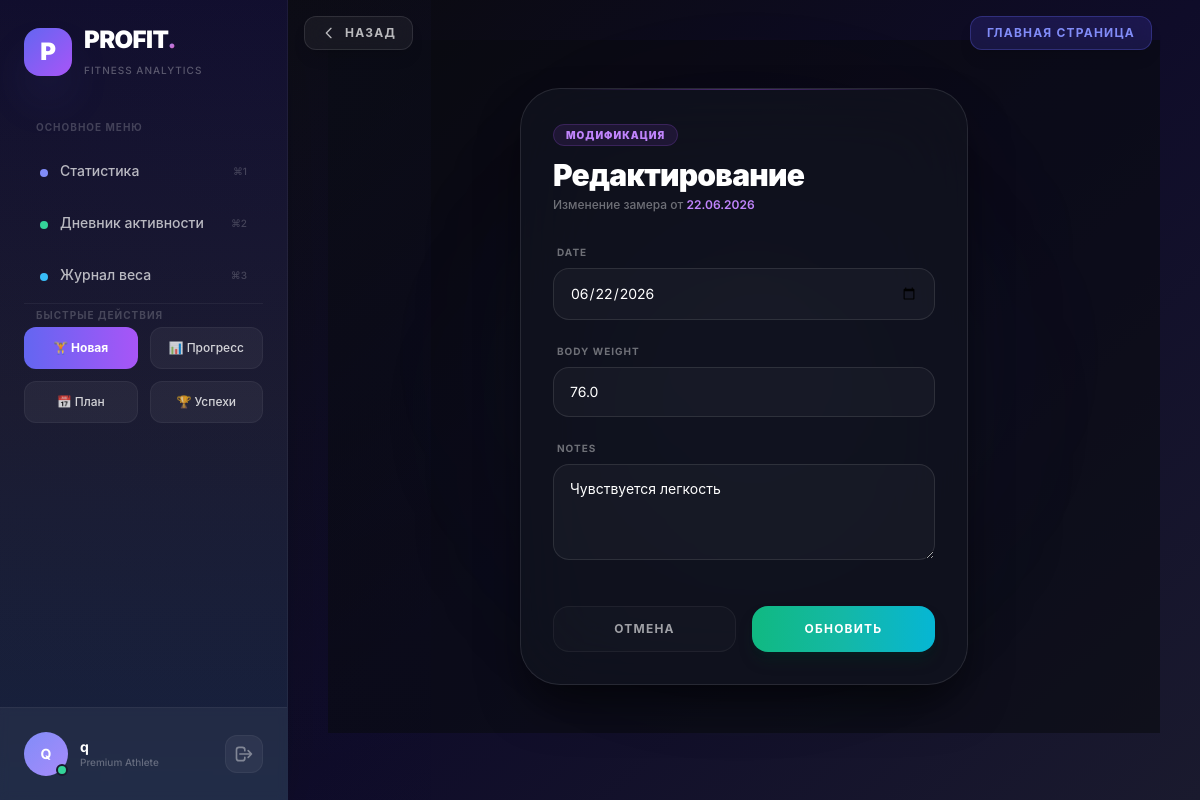
Screenshot of /analytics/progress/4/edit/ (signed in) with the database file from the repository.
### apps/analytics/models.py (models this page shows, shortened)
class UserProgress(models.Model):
    user = models.ForeignKey(User, on_delete=models.CASCADE, related_name='progress')
    date = models.DateField()
    body_weight = models.FloatField()
    notes = models.TextField(blank=True, null=True)
    class Meta:
        verbose_name = 'Прогресс пользователя'
        verbose_name_plural = 'Прогресс пользователей'
        ordering = ['-date']

### apps/analytics/views.py (the view, shortened to what this page needs)
# urls.py: path('progress/<int:pk>/edit/', EditProgressView.as_view(), name='edit_progress'),
class EditProgressView(LoginRequiredMixin, View):
    def get(self, request, pk):
        progress = get_object_or_404(UserProgress, pk=pk, user=request.user)
        form = UserProgressForm(instance=progress)
        return render(request, 'analytics/progress_edit.html', {'form': form, 'progress': progress})

### templates/analytics/progress_edit.html (shortened to what this page needs)
{% extends 'base.html' %}
{% block content %}
<div class="min-h-[80vh] flex items-center justify-center py-12 px-4 bg-[#090a10]/60 relative">
    <div class="absolute top-1/4 left-1/3 w-72 h-72 bg-purple-600/10 rounded-full blur-[120px] pointer-events-none"></div>
    <div class="absolute bottom-1/4 right-1/3 w-72 h-72 bg-emerald-600/10 rounded-full blur-[120px] pointer-events-none"></div>
    <div class="max-w-md w-full bg-[#11131e]/80 backdrop-blur-2xl p-8 rounded-[2.5rem] border border-white/10 relative overflow-hidden shadow-[0_25px_50px_-12px_rgba(0,0,0,0.7)] group hover:border-white/15 transition-all duration-500">
        <div class="absolute top-0 left-10 right-10 h-[1px] bg-gradient-to-r from-transparent via-purple-500/40 to-transparent"></div>
        <div class="mb-8 relative z-10">
            <span class="px-3 py-1 bg-purple-500/10 border border-purple-500/20 text-purple-400 text-[10px] font-black uppercase tracking-widest rounded-full">Модификация</span>
            <h3 class="text-3xl font-black text-white tracking-tight mt-3">Редактирование</h3>
            <p class="text-xs text-white/40 font-medium mt-1">Изменение замера от <span class="text-purple-400 font-semibold">{{ progress.date|date:"d.m.Y" }}</span></p>
        </div>
        <form method="post" class="space-y-6 relative z-10">
            {% for field in form %}
            <div class="space-y-2">
                <label class="block text-[10px] font-bold text-white/40 uppercase tracking-widest pl-1">{{ field.label }}</label>
                <div class="relative w-full
                    [&_input]:w-full [&_input]:bg-white/[0.03] [&_input]:border [&_input]:border-white/10 [&_input]:rounded-2xl [&_input]:px-4 [&_input]:py-3.5 [&_input]:text-sm [&_input]:text-white [&_input]:placeholder-white/20 [&_input]:transition-all [&_input]:duration-300
                    [&_input:focus]:bg-white/[0.07] [&_input:focus]:border-purple-500 [&_input:focus]:ring-4 [&_input:focus]:ring-purple-500/10 [&_input:focus]:outline-none
                    [&_textarea]:w-full [&_textarea]:bg-white/[0.03] [&_textarea]:border [&_textarea]:border-white/10 [&_textarea]:rounded-2xl [&_textarea]:px-4 [&_textarea]:py-3.5 [&_textarea]:text-sm [&_textarea]:text-white [&_textarea]:placeholder-white/20 [&_textarea]:transition-all [&_textarea]:duration-300 [&_textarea]:h-24
                    [&_textarea:focus]:bg-white/[0.07] [&_textarea:focus]:border-purple-500 [&_textarea:focus]:ring-4 [&_textarea:focus]:ring-purple-500/10 [&_textarea:focus]:outline-none">
                    {{ field }}
                </div>
            </div>
            {% endfor %}
            <div class="flex gap-4 pt-4">
                <a href="{% url 'analytics:progress_log' %}" class="w-1/2 py-3.5 bg-white/[0.02] hover:bg-white/[0.06] text-white/60 hover:text-white font-bold rounded-2xl border border-white/5 hover:border-white/10 transition-all duration-300 text-xs uppercase tracking-widest text-center block">
                    Отмена
                </a>
                <button type="submit" class="w-1/2 py-3.5 bg-gradient-to-r from-emerald-500 via-teal-500 to-cyan-500 hover:opacity-90 active:scale-95 text-white font-bold rounded-2xl shadow-lg shadow-emerald-950/40 transition-all duration-300 text-xs uppercase tracking-widest">
                    Обновить
                </button>
            </div>
        </form>
    </div>
</div>
{% endblock %}

### templates/base.html (shortened to what this page needs)
<!DOCTYPE html>
<html lang="ru">
<head>
    <script src="https://cdn.tailwindcss.com"></script>
</head>
<body class="bg-[#0a0a0f]">
    <div class="fixed top-0 left-0 w-full p-4 z-50 flex justify-between items-center pointer-events-none ml-72 max-w-[calc(100%-18rem)]">
        <button onclick="history.back()" class="pointer-events-auto flex items-center gap-2 px-4 py-2 bg-white/5 backdrop-blur-md border border-white/10 rounded-xl text-white/70 hover:text-white hover:bg-white/10 transition-all text-xs font-bold uppercase tracking-widest shadow-lg">
            <svg class="w-4 h-4" fill="none" stroke="currentColor" viewBox="0 0 24 24"><path stroke-linecap="round" stroke-linejoin="round" stroke-width="2" d="M15 19l-7-7 7-7"/></svg>
            Назад
        </button>
        <a href="{% url 'home' %}" class="pointer-events-auto px-4 py-2 bg-indigo-600/20 backdrop-blur-md border border-indigo-500/30 rounded-xl text-indigo-400 hover:text-white hover:bg-indigo-600 transition-all text-xs font-bold uppercase tracking-widest shadow-lg mr-8">
            Главная страница
        </a>
    </div>
    <aside class="fixed inset-y-0 left-0 w-72 bg-gradient-to-b from-[#0f0c29] via-[#1a1a2e] to-[#16213e] border-r border-white/5 shadow-2xl z-40 flex flex-col sidebar-mobile md:translate-x-0">
        <div class="sidebar-glow"></div>
        <div class="p-6 relative">
            <div class="flex items-center gap-3 mb-10">
                <div class="w-12 h-12 rounded-2xl bg-gradient-to-br from-indigo-500 to-purple-500 flex items-center justify-center shadow-2xl shadow-indigo-500/30 relative group">
                    <span class="text-white font-black text-2xl">P</span>
                </div>
                <div>
                    <h1 class="text-2xl font-black tracking-tight text-white">
                        PROFIT<span class="gradient-text">.</span>
                    </h1>
                    <span class="text-[10px] font-medium text-white/30 tracking-widest uppercase">Fitness Analytics</span>
                </div>
            </div>
            {% if user.is_authenticated %}
            <nav class="space-y-1">
                <p class="text-[10px] font-bold text-white/20 uppercase tracking-widest mb-3 pl-3">Основное меню</p>
                <a href="{% url 'analytics:dashboard' %}" class="nav-item flex items-center gap-3 px-4 py-3 rounded-xl text-white/70 hover:text-white transition-all duration-300 group">
                    <div class="relative">
                        <span class="nav-indicator w-2 h-2 rounded-full bg-indigo-400 inline-block group-hover:shadow-indigo-400/50"></span>
                    </div>
                    <span class="font-medium text-sm group-hover:translate-x-1 transition-transform">Статистика</span>
                    <span class="ml-auto text-[10px] text-white/20 font-medium">⌘1</span>
                </a>
                <a href="{% url 'workouts:workout_list' %}" class="nav-item flex items-center gap-3 px-4 py-3 rounded-xl text-white/70 hover:text-white transition-all duration-300 group">
                    <div class="relative">
                        <span class="nav-indicator w-2 h-2 rounded-full bg-emerald-400 inline-block group-hover:shadow-emerald-400/50"></span>
                    </div>
                    <span class="font-medium text-sm group-hover:translate-x-1 transition-transform">Дневник активности</span>
                    <span class="ml-auto text-[10px] text-white/20 font-medium">⌘2</span>
                </a>
                <a href="{% url 'analytics:progress_log' %}" class="nav-item flex items-center gap-3 px-4 py-3 rounded-xl text-white/70 hover:text-white transition-all duration-300 group">
                    <div class="relative">
                        <span class="nav-indicator w-2 h-2 rounded-full bg-sky-400 inline-block group-hover:shadow-sky-400/50"></span>
                    </div>
                    <span class="font-medium text-sm group-hover:translate-x-1 transition-transform">Журнал веса</span>
                    <span class="ml-auto text-[10px] text-white/20 font-medium">⌘3</span>
                </a>
                <div class="h-px bg-white/5 my-6"></div>
                <p class="text-[10px] font-bold text-white/20 uppercase tracking-widest mb-3 pl-3">Быстрые действия</p>
                <div class="grid grid-cols-2 gap-3">
                    <a href="{% url 'workouts:workout_add' %}" class="px-4 py-3 bg-gradient-to-r from-indigo-500 to-purple-500 rounded-xl text-white text-xs font-bold hover:scale-[1.02] transition-transform flex items-center justify-center text-center">🏋️ Новая</a>
                    <a href="{% url 'analytics:progress_log' %}" class="px-4 py-3 bg-white/5 rounded-xl text-white/80 text-xs font-medium hover:bg-white/10 border border-white/5 flex items-center justify-center text-center">📊 Прогресс</a>
                    <a href="{% url 'workouts:schedule' %}" class="px-4 py-3 bg-white/5 rounded-xl text-white/80 text-xs font-medium hover:bg-white/10 border border-white/5 flex items-center justify-center text-center">📅 План</a>
                    <a href="{% url 'analytics:achievements' %}" class="px-4 py-3 bg-white/5 rounded-xl text-white/80 text-xs font-medium hover:bg-white/10 border border-white/5 flex items-center justify-center text-center">🏆 Успехи</a>
                </div>
            </nav>
            {% endif %}
        </div>
        {% if user.is_authenticated %}
        <div class="p-6 border-t border-white/5 bg-white/5 backdrop-blur-sm relative mt-auto">
            <div class="flex items-center justify-between">
                <div class="flex items-center gap-3">
                    <div class="relative">
                        <div class="user-avatar w-11 h-11 rounded-full flex items-center justify-center text-white font-bold text-sm">
                            {{ user.username|slice:":2"|upper }}
                        </div>
                        <span class="online-dot absolute bottom-0 right-0 w-3 h-3 bg-emerald-400 rounded-full border-2 border-[#1a1a2e]"></span>
                    </div>
                    <div>
                        <p class="text-sm font-bold text-white leading-tight">{{ user.username }}</p>
                        <p class="text-[10px] text-white/30 font-medium">Premium Athlete</p>
                    </div>
                </div>
                <form action="{% url 'users:login' %}" method="post">
                    <button type="submit" class="p-2 rounded-xl bg-white/5 hover:bg-rose-500/20 hover:text-rose-400 text-white/40 transition-all duration-300 group border border-white/5 hover:border-rose-500/30" title="Выйти">
                        <svg class="w-5 h-5 group-hover:rotate-12 transition-transform" fill="none" stroke="currentColor" viewBox="0 0 24 24">
                            <path stroke-linecap="round" stroke-linejoin="round" stroke-width="2" d="M17 16l4-4m0 0l-4-4m4 4H7m6 4v1a3 3 0 01-3 3H6a3 3 0 01-3-3V7a3 3 0 013-3h4a3 3 0 013 3v1"/>
                        </svg>
                    </button>
                </form>
            </div>
        </div>
        {% endif %}
    </aside>
    <main class="md:ml-72 min-h-screen bg-gradient-to-br from-[#0a0a0f] via-[#0f0c29] to-[#1a1a2e]">
        <div class="max-w-7xl mx-auto p-6 md:p-10">
            {% block content %}{% endblock %}
        </div>
    </main>
</body>
</html>

### templates/base.html (style rules this page uses)
* { margin: 0; padding: 0; box-sizing: border-box; }
body { font-family: 'Inter', -apple-system, BlinkMacSystemFont, sans-serif; background: #0a0a0f; color: #e2e8f0; -webkit-font-smoothing: antialiased; -moz-osx-font-smoothing: grayscale; }
.nav-item { position: relative; overflow: hidden; }
.nav-item::before { content: ''; position: absolute; inset: 0; background: linear-gradient(135deg, rgba(99, 102, 241, 0.1), rgba(167, 139, 250, 0.05)); opacity: 0; transition: opacity 0.3s ease; border-radius: 12px; }
.nav-indicator { transition: all 0.3s cubic-bezier(0.4, 0, 0.2, 1); }
.user-avatar { background: linear-gradient(135deg, #818cf8, #a78bfa); position: relative; }
.user-avatar::after { content: ''; position: absolute; inset: -2px; border-radius: 50%; padding: 2px; background: linear-gradient(135deg, #818cf8, #a78bfa, #ec4899); -webkit-mask: linear-gradient(#fff 0 0) content-box, linear-gradient(#fff 0 0); mask: linear-gradient(#fff 0 0) content-box, linear-gradient(#fff 0 0); -webkit-mask-composite: xor; mask-composite: exclude; opacity: 0; transition: opacity 0.3s ease; }
.online-dot { animation: pulse-dot 2s ease-in-out infinite; }
.sidebar-glow { position: absolute; top: -50%; right: -50%; width: 200%; height: 200%; background: radial-gradient(circle at 70% 30%, rgba(99, 102, 241, 0.03), transparent 70%); pointer-events: none; }
.gradient-text { background: linear-gradient(135deg, #818cf8, #a78bfa, #ec4899); -webkit-background-clip: text; -webkit-text-fill-color: transparent; background-clip: text; }

### rows the page displays
UserProgress: date "22.06.2026", form "06/22/2026" "76.0" "Чувствуется легкость"

### other values shown
{{ user.username|slice:":2"|upper }} "Q"
{{ user.username }} "q"
{{ field.label }} "DATE" "BODY WEIGHT" "NOTES"
